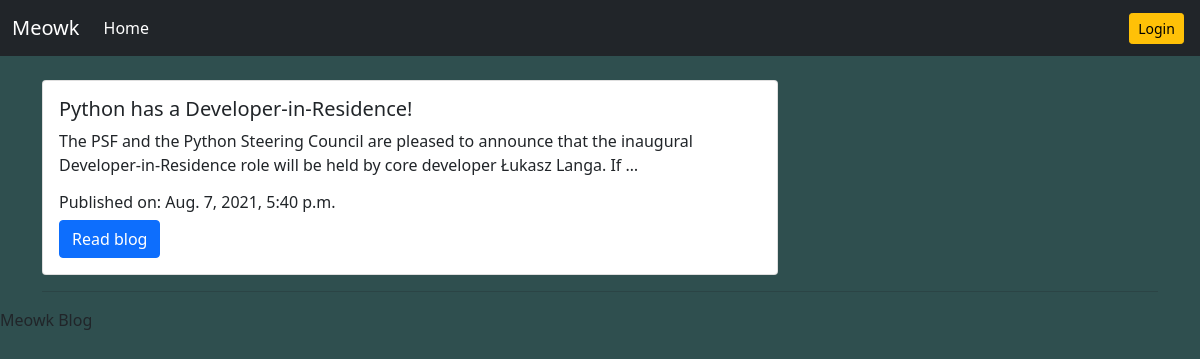
The page / on the database its author committed.
### blog/models.py (models this page shows, shortened)
class Post(models.Model):
    CATEGORY = (
        ('Tech', 'Tech'),
        ('Social', 'Social')
    )
    blogger = models.ForeignKey(Blogger, null=True, on_delete=models.SET_NULL)
    title = models.CharField(max_length=200, null=True)
    body = models.TextField(max_length=100000000000000, null=True)
    category = models.CharField(max_length=200, null=True, choices=CATEGORY)
    tags = models.ManyToManyField(Tag)
    date_created = models.DateTimeField(auto_now_add=True, null=True)

### blog/views.py (the view)
# urls.py: path('', views.home, name="home"),
def home(request):
    posts = Post.objects.all().order_by('date_created',)[::-1]
    context = {
        'posts': posts
    }
    return render(request, 'blog/home.html', context)

### blog/models.py (called while the page is built)
    def __str__(self):
        return self.name

### blog/templates/blog/home.html
{% extends 'blog/main.html' %}
{% load static %}
{% block content %}
{% include 'blog/navbar.html' %}
<div class="container">
<br />
{% for post in posts %}
<div class="row">
  <div class="col-md-8">
  <div class="card">
    <div class="card-body">
      <h5 class="card-title">{{post.title}}</h5>
      <p class="card-text">{{post.body|truncatewords:25}}</p>
      <h6>Published on: {{post.date_created}}</h6>
      <a href="{% url 'post' post.id %}" class="btn btn-primary">Read blog</a>
    </div>
  </div>
  </div>
  </div>
  <hr>
{% endfor %}
</div>
{% endblock content %}

### static/css/main.css (style rules this page uses)
body { background-color: darkslategrey; }

### rows shown on the page
Post: title "Python has a Developer-in-Residence!", body "The PSF and the Python Steering Council are pleased to announce that the inaugural Developer-in-Residence role will be held by core developer Łukasz Langa. If …", date_created "Aug. 7, 2021, 5:40 p.m."
